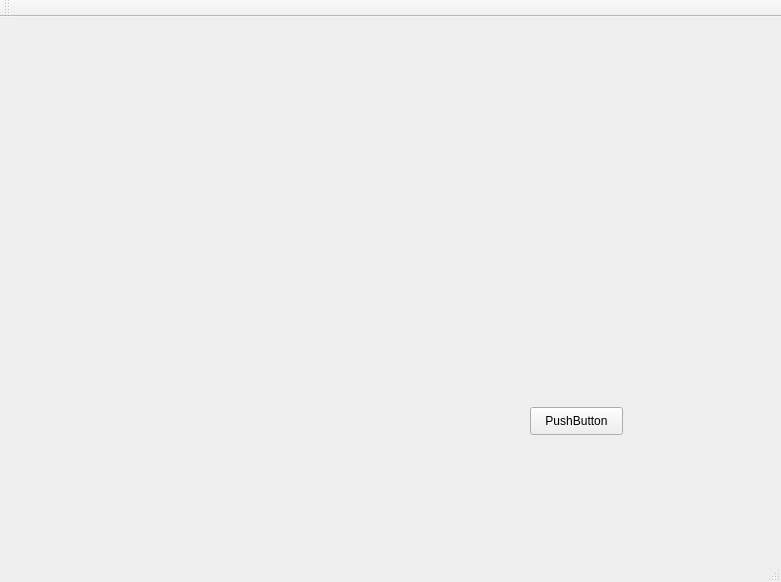
<?xml version="1.0" encoding="UTF-8"?>
<ui version="4.0">
 <class>TestClass</class>
 <widget class="QMainWindow" name="TestClass">
  <property name="geometry">
   <rect>
    <x>0</x>
    <y>0</y>
    <width>781</width>
    <height>582</height>
   </rect>
  </property>
  <property name="windowTitle">
   <string>Test</string>
  </property>
  <widget class="QWidget" name="centralWidget">
   <widget class="QPushButton" name="pushButton">
    <property name="geometry">
     <rect>
      <x>530</x>
      <y>390</y>
      <width>93</width>
      <height>28</height>
     </rect>
    </property>
    <property name="text">
     <string>PushButton</string>
    </property>
   </widget>
  </widget>
  <widget class="QMenuBar" name="menuBar">
   <property name="geometry">
    <rect>
     <x>0</x>
     <y>0</y>
     <width>781</width>
     <height>26</height>
    </rect>
   </property>
  </widget>
  <widget class="QToolBar" name="mainToolBar">
   <attribute name="toolBarArea">
    <enum>TopToolBarArea</enum>
   </attribute>
   <attribute name="toolBarBreak">
    <bool>false</bool>
   </attribute>
  </widget>
  <widget class="QStatusBar" name="statusBar"/>
 </widget>
 <layoutdefault spacing="6" margin="11"/>
 <resources>
  <include location="test.qrc"/>
 </resources>
 <connections/>
</ui>
